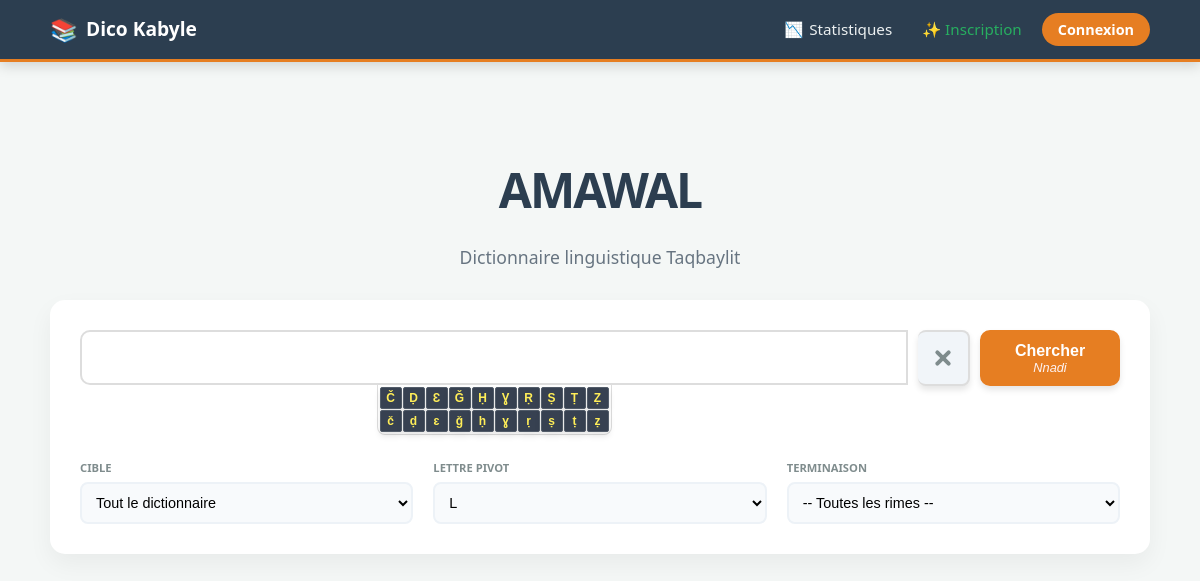
Before: /index.php?lettre=L with the older database file.
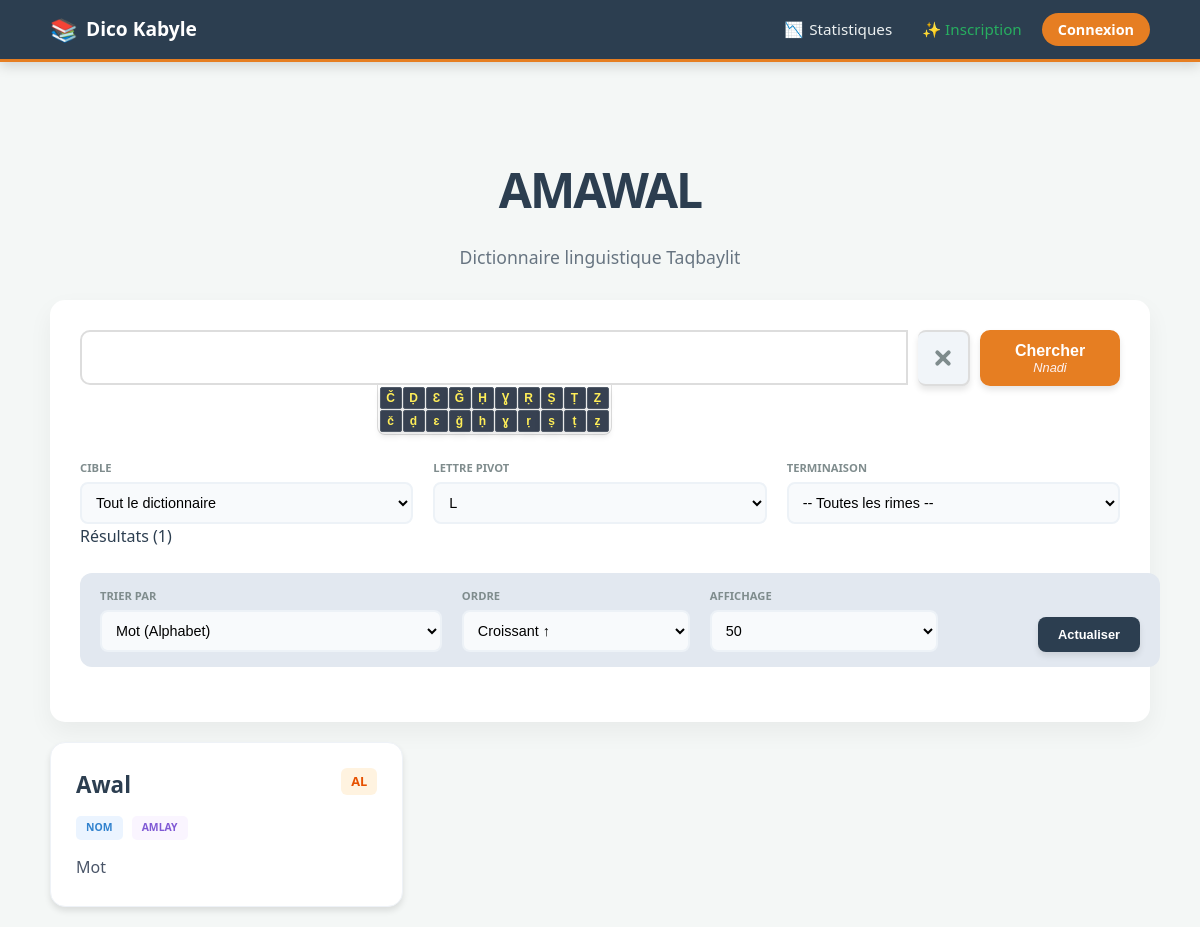
After: the same page with the newer database file.
### tables this page shows
CREATE TABLE rimes (
    id                INTEGER PRIMARY KEY AUTOINCREMENT,
    mot               TEXT NOT NULL,
    signification     TEXT,
    exemple           TEXT,
    lettre            TEXT NOT NULL,          -- Consonne pivot (B, D, Ǧ...)
    rime              TEXT NOT NULL,          -- Terminaison (AB, ED, IBB...)
    classe_grammaticale TEXT,                 -- Nom, Verbe, etc.
    genre             TEXT,                   -- Amlay, Untlay
    nombre            TEXT,                   -- Asuf, Asget
    variante          INTEGER DEFAULT 1,
    auteur_id         INTEGER,
    created_at        TEXT DEFAULT (datetime('now')),
    updated_at        TEXT DEFAULT (datetime('now')),
    version           INTEGER DEFAULT 1,
    FOREIGN KEY (auteur_id) REFERENCES users (id)
);

### public/index.php (called while the page is built, shortened)
<?php
require_once __DIR__ . '/../src/Auth.php';
require_once __DIR__ . '/../src/RhymeEngine.php';
$engine = new RhymeEngine();
$params = [
    'q'      => $_GET['q'] ?? '',
    'type'   => $_GET['type'] ?? 'all',
    'lettre' => $_GET['lettre'] ?? '',
    'rime'   => $_GET['rime'] ?? '',
    'classe' => $_GET['classe'] ?? '',
    'sort'   => $_GET['sort'] ?? 'mot',
    'order'  => $_GET['order'] ?? 'asc',
    'limit'  => $_GET['limit'] ?? '50'
];
$results = [];
if (!empty($params['q']) || !empty($params['lettre'])) {
    $results = $engine->searchAdvanced($params);
}
include __DIR__ . '/../src/views/home.php';

### src/RhymeEngine.php (called while the page is built, shortened)
<?php
class RhymeEngine {
    private $pdo;
    public function __construct() {
        try {
            $dbPath = __DIR__ . '/../data/dico.sqlite';
            $this->pdo = new PDO("sqlite:" . $dbPath);
            $this->pdo->setAttribute(PDO::ATTR_ERRMODE, PDO::ERRMODE_EXCEPTION);
            $this->pdo->setAttribute(PDO::ATTR_DEFAULT_FETCH_MODE, PDO::FETCH_ASSOC);
        } catch (PDOException $e) {
            die("Erreur de connexion : " . $e->getMessage());
        }
    }
    public function searchAdvanced($params) {
        $sql = "SELECT * FROM rimes WHERE 1=1";
        $binds = [];
        if (!empty($params['lettre'])) {
            $sql .= " AND lettre = :lettre";
            $binds['lettre'] = $params['lettre'];
        }
        $allowedSort = [
            'mot'           => 'mot',
            'signification' => 'signification',
            'lettre'        => 'lettre',
            'rime'          => 'rime',
            'updated_at'    => 'updated_at',
            'created_at'    => 'created_at'
        ];
        $sortField = $allowedSort[$params['sort'] ?? ''] ?? 'mot';
        $direction = (isset($params['order']) && strtoupper($params['order']) === 'DESC') ? 'DESC' : 'ASC';
        if ($sortField === 'mot') {
            $sql .= " ORDER BY mot $direction, variante ASC";
        } else {
            $sql .= " ORDER BY $sortField $direction";
        }
        if (!empty($params['limit']) && $params['limit'] !== 'all') {
            $limit = (int)$params['limit'];
            $sql .= " LIMIT $limit";
        }
        try {
            $stmt = $this->pdo->prepare($sql);
            $stmt->execute($binds);
            $results = $stmt->fetchAll();
            return $results;
        } catch (PDOException $e) {
            error_log("Erreur RhymeEngine : " . $e->getMessage());
            return [];
        }
    }
}

### src/views/home.php (the view, shortened to what the changed rows need)
<!DOCTYPE html>
<html lang="ber">
<head>
    <link rel="stylesheet" href="css/style.css">
</head>
<body>
    <?php include __DIR__ . '/navbar.php'; ?>
    <div class="container" style="max-width: 1100px;">
        <header class="text-center" style="margin: 40px 0 30px;">
            <h1 style="font-size: 3rem; font-weight: 900; color: var(--amawal-blue); letter-spacing: -2px; margin:0;">AMAWAL</h1>
        </header>
        <section class="search-area">
            <form action="index.php" method="GET" id="searchForm">
                <div class="search-form-container">
                    <div class="input-wrapper">
                        <div class="special-chars-keyboard">
                            <?php
                            $pairs = [['Č', 'č'], ['Ḍ', 'ḍ'], ['Ɛ', 'ɛ'], ['Ǧ', 'ǧ'], ['Ḥ', 'ḥ'], ['Ɣ', 'ɣ'], ['Ṛ', 'ṛ'], ['Ṣ', 'ṣ'], ['Ṭ', 'ṭ'], ['Ẓ', 'ẓ']];
                            foreach ($pairs as $pair): ?>
                                <div class="char-column">
                                    <button type="button" class="char-key" onclick="insertChar('<?= $pair[0] ?>')"><?= $pair[0] ?></button>
                                    <button type="button" class="char-key" onclick="insertChar('<?= $pair[1] ?>')"><?= $pair[1] ?></button>
                                </div>
                            <?php endforeach; ?>
                        </div>
                    </div>
                </div>
                <?php if (!empty($results)): ?>
                <div class="results-header">
                    <div class="results-count">Résultats (<?= count($results) ?>)</div>
                </div>
                <div class="sort-engine">
                    <div>
                        <label>Trier par</label>
                        <select name="sort" onchange="this.form.submit()">
                            <option value="mot" <?= $params['sort'] == 'mot' ? 'selected' : '' ?>>Mot (Alphabet)</option>
                        </select>
                    </div>
                    <div>
                        <label>Ordre</label>
                        <select name="order" onchange="this.form.submit()">
                            <option value="asc" <?= $params['order'] == 'asc' ? 'selected' : '' ?>>Croissant ↑</option>
                        </select>
                    </div>
                    <div>
                        <label>Affichage</label>
                        <select name="limit" onchange="this.form.submit()">
                            <option value="50" <?= $params['limit'] == '50' ? 'selected' : '' ?>>50</option>
                        </select>
                    </div>
                    <div style="text-align: right;">
                        <button type="submit" style="background:var(--amawal-blue); color:white; border:none; padding:10px 20px; border-radius:8px; cursor:pointer; font-weight:800; font-size:0.8rem;">Actualiser</button>
                    </div>
                </div>
                <?php endif; ?>
            </form>
        </section>
        <main>
            <?php if (!empty($results)): ?>
                <div class="grid">
                    <?php foreach ($results as $row): ?>
                        <div class="card">
                            <div style="display: flex; justify-content: space-between; align-items: start; margin-bottom: 12px;">
                                <h3 class="word-title"><?= htmlspecialchars($row['mot']) ?></h3>
                                <span class="rime-tag"><?= htmlspecialchars($row['rime']) ?></span>
                            </div>
                            <div style="margin-bottom: 15px;">
                                <span class="badge" style="background:#ebf4ff; color:#3182ce; padding:4px 10px; border-radius:5px; text-transform:uppercase; font-weight:800; font-size:0.65rem; margin-right:5px;"><?= htmlspecialchars($row['classe_grammaticale']) ?></span>
                                <?php if($row['genre'] && $row['genre'] !== 'N/A'): ?>
                                    <span class="badge" style="background:#faf5ff; color:#805ad5; padding:4px 10px; border-radius:5px; text-transform:uppercase; font-weight:800; font-size:0.65rem;"><?= htmlspecialchars($row['genre']) ?></span>
                                <?php endif; ?>
                            </div>
                            <div style="color: #4a5568; font-size: 1rem; line-height: 1.6;">
                                <?= nl2br(htmlspecialchars($row['signification'])) ?>
                            </div>
                        </div>
                    <?php endforeach; ?>
                </div>
            <?php endif; ?>
        </main>
    </div>
</body>
</html>

Changed rows visible on the page:
added rimes: mot "Awal", rime "AL", classe_grammaticale "NOM", genre "AMLAY", signification "Mot"
Other visible differences:
count($results): (not shown) → "1"
form field sort: (not shown) → "Mot (Alphabet)"
form field order: (not shown) → "Croissant ↑"
form field limit: (not shown) → "50"
text now shown: "Résultats ( ) TRIER PAR ORDRE AFFICHAGE Actualiser"
